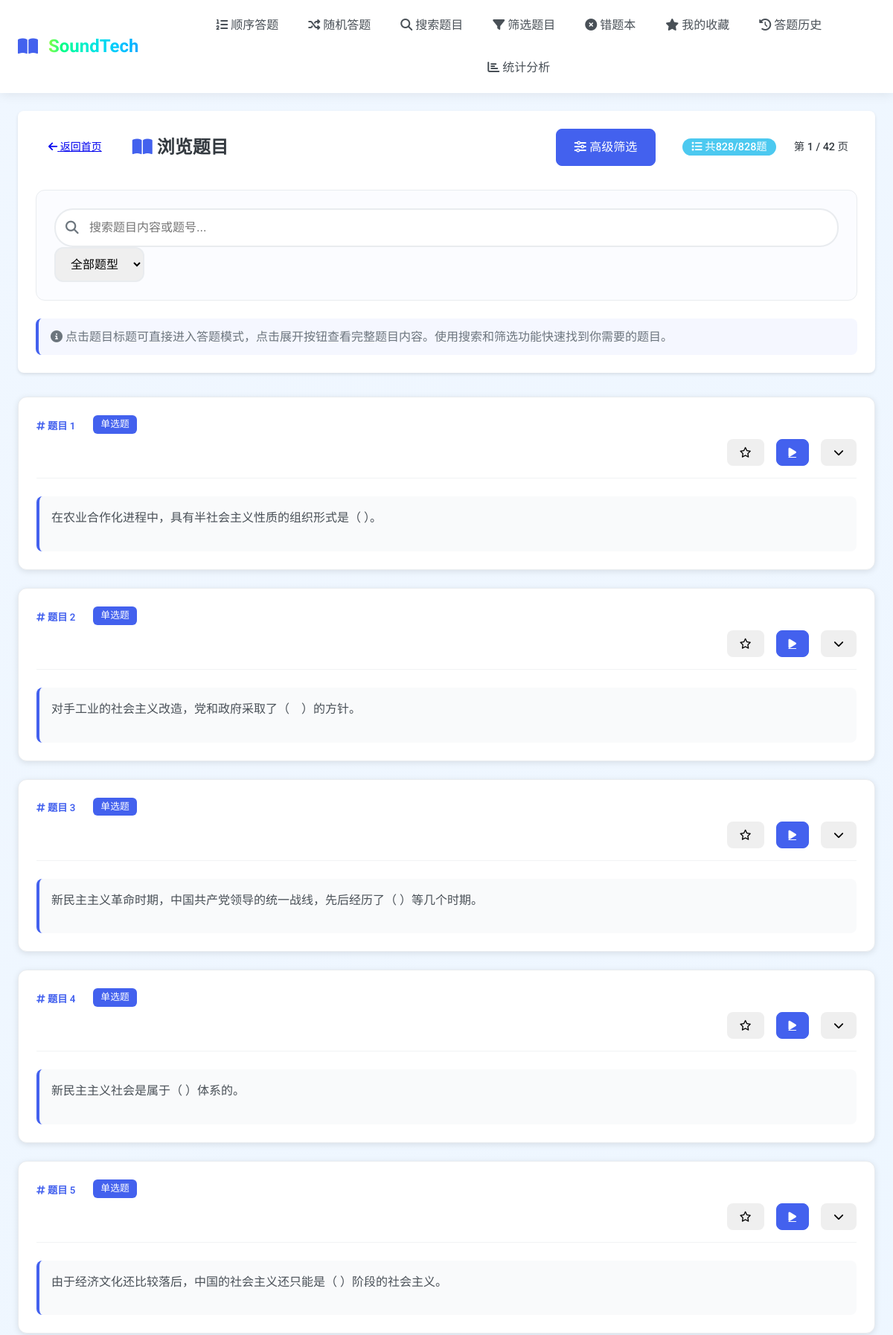
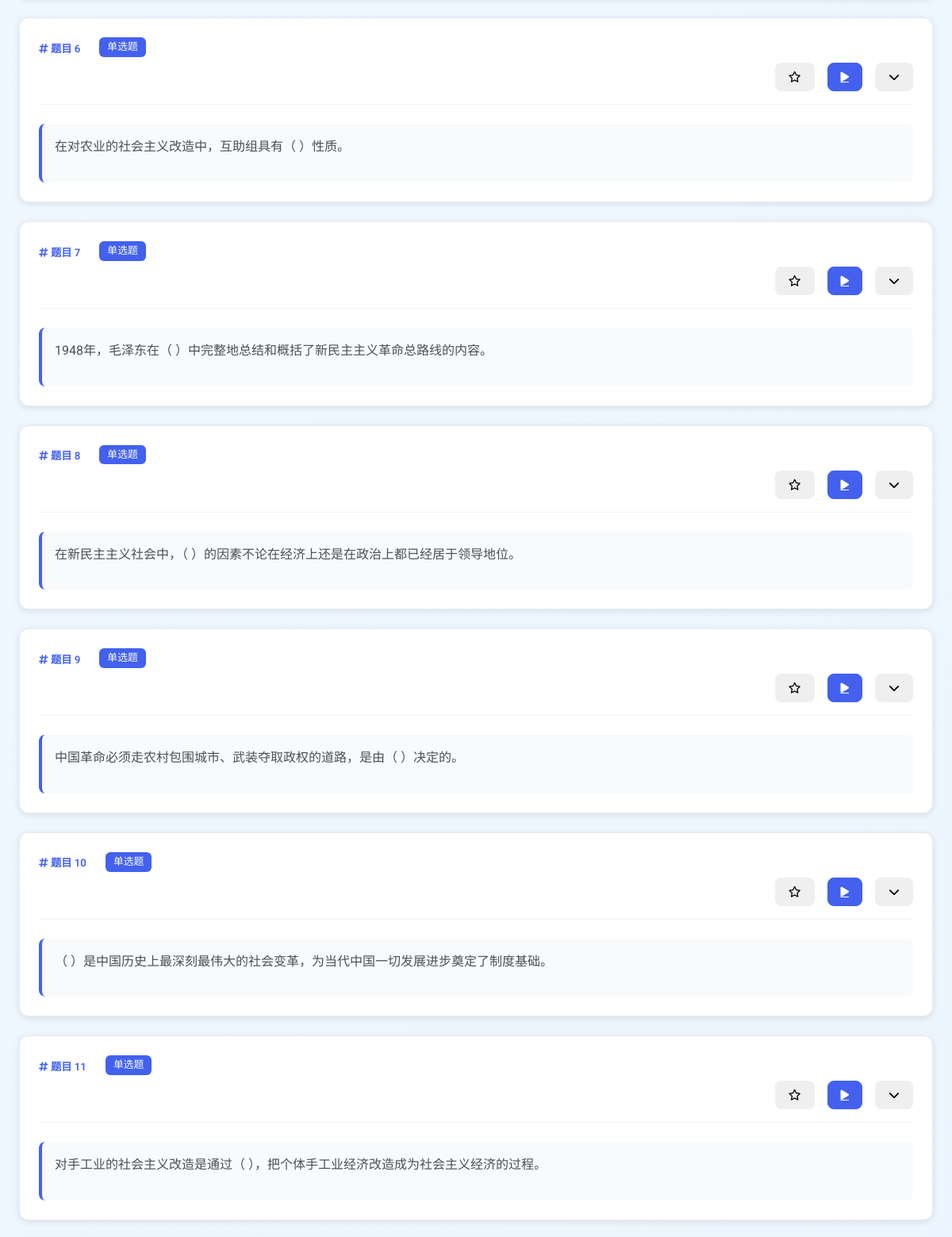
The page /browse (signed in, upper part) on the database its author committed (2 pictures, top to bottom).
### tables this page shows
CREATE TABLE questions (
        id TEXT PRIMARY KEY,
        stem TEXT NOT NULL,
        answer TEXT NOT NULL,
        difficulty TEXT,
        qtype TEXT,
        category TEXT,
        options TEXT, -- JSON stored options
        created_at DATETIME DEFAULT CURRENT_TIMESTAMP
    );

### app.py (the view)
@app.route("/browse")
@login_required
def browse_questions():
    user_id = get_user_id()
    page = request.args.get('page', 1, type=int)
    question_type = request.args.get('type', '')
    search_query = request.args.get('search', '')
    per_page = 20
    where_conditions = []
    params = []
    if question_type and question_type != 'all':
        where_conditions.append('qtype = ?')
        params.append(question_type)
    if search_query:
        where_conditions.append('(stem LIKE ? OR id LIKE ?)')
        params.extend(['%' + search_query + '%', '%' + search_query + '%'])
    where_clause = ' WHERE ' + ' AND '.join(where_conditions) if where_conditions else ''
    count_sql = f'SELECT COUNT(*) as total FROM questions{where_clause}'
    total, questions, available_types = browse_questions_util(count_sql, params, page, per_page, where_clause, user_id)
    total_pages = (total + per_page - 1) // per_page
    has_prev = page > 1
    has_next = page < total_pages
    return render_template("browse.html",
                          questions=questions,
                          total=total,
                          page=page,
                          per_page=per_page,
                          total_pages=total_pages,
                          has_prev=has_prev,
                          has_next=has_next,
                          current_type=question_type,
                          current_search=search_query,
                          available_types=available_types)

### app.py (called while the page is built)
@app.before_request
def log_request_info():
    if request.endpoint not in ['static']:
        app.logger.debug(f"请求: {request.method} {request.url} - IP: {request.remote_addr} - User-Agent: {request.headers.get('User-Agent', 'Unknown')}")

@app.after_request
def log_response_info(response):
    if request.endpoint not in ['static']:
        app.logger.debug(f"响应: {response.status_code} - {request.method} {request.url}")
    return response

### handlers/authentication.py (called while the page is built)
def login_required(function):
    @wraps(function)
    def decorated_function(*args, **kwargs):
        if not is_logged_in():
            flash("请先登录后再访问该页面", "error")
            return redirect(url_for("login", next=request.url))
        return function(*args, **kwargs)
    return decorated_function

def is_logged_in() -> bool:
    return "user_id" in session

def get_user_id() -> int:
    return session.get("user_id")

### handlers/database.py (called while the page is built)
def get_db() -> sqlite3.Connection:
    conn = sqlite3.connect("./static/database.db")
    conn.row_factory = sqlite3.Row
    return conn

### templates/browse.html (shortened to what this page needs)
{% extends 'base.html' %}
{% block content %}
<div class="browse-header mb-4 d-none d-md-block">
    <div class="card">
        <div class="card-body">
            <div class="d-flex justify-content-between align-items-center mb-4">
                <div class="d-flex align-items-center">
                    <a href="{{ url_for('index') }}" class="btn btn-outline-secondary btn-sm me-3">
                        <i class="fas fa-arrow-left"></i> 返回首页
                    </a>
                    <h2 class="mb-0">
                        <i class="fas fa-book-open text-primary"></i> 浏览题目
                    </h2>
                </div>
                <div class="browse-stats">
                    <button class="btn btn-primary me-3" data-bs-toggle="modal" data-bs-target="#advancedFilterModal">
                        <i class="fas fa-sliders-h"></i> 高级筛选
                    </button>
                    <span class="badge badge-info">
                        <i class="fas fa-list"></i> 共<span id="desktop-filtered-count">{{ total }}</span>/{{ total }}题
                    </span>
                    <span class="badge badge-secondary">
                        第 {{ page }} / {{ total_pages }} 页
                    </span>
                </div>
            </div>
            <div class="desktop-search-filter-section mb-3">
                <div class="row g-3 align-items-center">
                    <div class="col-md-6">
                        <div class="desktop-search-container">
                            <div class="position-relative">
                                <input type="text" id="desktopSearchInput" class="form-control desktop-search-input"
                                       placeholder="搜索题目内容或题号..." value="{{ current_search or '' }}">
                                <div class="desktop-search-icon">
                                    <i class="fas fa-search"></i>
                                </div>
                            </div>
                        </div>
                    </div>
                    <div class="col-md-6">
                        <div class="desktop-filter-container">
                            <select class="form-select desktop-filter-select" id="desktopTypeFilter">
                                <option value="all" {% if not current_type or current_type == 'all' %}selected{% endif %}>
                                    <i class="fas fa-filter"></i> 全部题型
                                </option>
                            </select>
                        </div>
                    </div>
                </div>
            </div>
            <div class="browse-info">
                <p class="text-muted mb-0">
                    <i class="fas fa-info-circle"></i>
                    点击题目标题可直接进入答题模式，点击展开按钮查看完整题目内容。使用搜索和筛选功能快速找到你需要的题目。
                </p>
            </div>
        </div>
    </div>
</div>
{% if questions %}
<div class="questions-list d-none d-md-block">
    {% for question in questions %}
    <div class="card question-item mb-3" data-question-id="{{ question.id }}">
        <div class="card-body">
            <div class="question-header d-flex justify-content-between align-items-start mb-3">
                <div class="question-meta d-flex align-items-center flex-wrap">
                    <h5 class="question-title mb-0 me-3">
                        <a href="{{ url_for('show_question', qid=question.id) }}" class="text-decoration-none">
                            <i class="fas fa-hashtag text-primary"></i> 题目 {{ question.id }}
                        </a>
                    </h5>
                    {% if question.type %}
                    <span class="badge badge-primary me-2">{{ question.type }}</span>
                    {% endif %}
                </div>
                <div class="question-actions d-flex align-items-center">
                    {% if question.is_favorite %}
                    <form method="post" action="{{ url_for('unfavorite_question', qid=question.id) }}" class="d-inline me-2">
                        <button type="submit" class="btn btn-sm btn-outline-warning" title="取消收藏">
                            <i class="fas fa-star"></i>
                        </button>
                    </form>
                    {% else %}
                    <form method="post" action="{{ url_for('favorite_question', qid=question.id) }}" class="d-inline me-2">
                        <button type="submit" class="btn btn-sm btn-outline-secondary" title="收藏">
                            <i class="far fa-star"></i>
                        </button>
                    </form>
                    {% endif %}
                    <a href="{{ url_for('show_question', qid=question.id) }}" class="btn btn-sm btn-primary me-2" title="答题">
                        <i class="fas fa-play"></i>
                    </a>
                    <button class="btn btn-sm btn-outline-secondary toggle-expand" title="展开/收起">
                        <i class="fas fa-chevron-down"></i>
                    </button>
                </div>
            </div>
            <div class="question-stem-preview">
                <p class="question-stem-text mb-2">{{ question.stem[:150] }}{% if question.stem|length > 150 %}...{% endif %}</p>
            </div>
        </div>
    </div>
    {% endfor %}
</div>
                {% set start_page = [1, page - 1]|max %}
                {% set end_page = [total_pages, page + 1]|min %}
{% endif %}
{% endblock %}

### static/style.css (style rules this page uses)
:root { --primary-color: #4361ee; --primary-hover: #3a56e7; --secondary-color: #3f8efc; --success-color: #2ec4b6; --danger-color: #e63946; --warning-color: #ffb703; --info-color: #4cc9f0; --light-color: #f8f9fa; --dark-color: #212529; --gray-100: #f8f9fa; --gray-200: #e9ecef; --gray-300: #dee2e6; --gray-400: #ced4da; --gray-500: #adb5bd; --gray-600: #6c757d; --gray-700: #495057; --gray-800: #343a40; --gray-900: #212529; --font-main: 'Roboto', 'Noto Sans SC', sans-serif; --border-radius: 0.5rem; --box-shadow: 0 0.5rem 1rem rgba(0, 0, 0, 0.1); --transition: all 0.3s ease; }
* { box-sizing: border-box; margin: 0; padding: 0; }
html { scroll-behavior: smooth; }
body { font-family: var(--font-main); background: linear-gradient(135deg, #f0f7ff 0%, #eaf5ff 100%); color: var(--gray-800); line-height: 1.6; min-height: 100vh; display: flex; flex-direction: column; }
.card { background-color: white; border-radius: var(--border-radius); box-shadow: var(--box-shadow); padding: 1.5rem; margin-bottom: 1.5rem; transition: var(--transition); }
.form-control { width: 100%; padding: 0.75rem 1rem; font-size: 1rem; line-height: 1.5; color: var(--gray-700); background-color: #fff; background-clip: padding-box; border: 1px solid var(--gray-300); border-radius: var(--border-radius); transition: var(--transition); -webkit-appearance: none; appearance: none; touch-action: manipulation; }
input.form-control { min-height: 2.75rem; }
.btn { display: inline-block; font-weight: 500; text-align: center; white-space: nowrap; vertical-align: middle; user-select: none; border: 1px solid transparent; padding: 0.75rem 1.5rem; font-size: 1rem; line-height: 1.5; border-radius: var(--border-radius); transition: var(--transition); cursor: pointer; touch-action: manipulation; -webkit-tap-highlight-color: transparent; position: relative; overflow: hidden; min-height: 2.75rem; }
.btn::after { content: ''; display: block; position: absolute; width: 100%; height: 100%; top: 0; left: 0; pointer-events: none; background-image: radial-gradient(circle, rgba(255, 255, 255, 0.3) 10%, transparent 10.01%); background-repeat: no-repeat; background-position: 50%; transform: scale(10, 10); opacity: 0; transition: transform 0.5s, opacity 0.8s; }
.btn-primary { color: #fff; background-color: var(--primary-color); border-color: var(--primary-color); }
.btn-sm { padding: 0.5rem 1rem; font-size: 0.875rem; min-height: 2.25rem; }
.badge { display: inline-block; padding: 0.25rem 0.75rem; font-size: 0.875rem; font-weight: 500; line-height: 1; text-align: center; white-space: nowrap; vertical-align: baseline; border-radius: 50rem; }
.badge-primary { background-color: var(--primary-color); color: white; }
.badge-info { background-color: var(--info-color); color: white; }
.question-header { display: flex; justify-content: space-between; align-items: center; margin-bottom: 1.5rem; }
.question-actions { display: flex; justify-content: space-between; align-items: center; margin-top: 2rem; }
.text-decoration-none { text-decoration: none !important; }
.mb-0 { margin-bottom: 0 !important; }
.mb-2 { margin-bottom: 1rem !important; }
.mb-3 { margin-bottom: 1.5rem !important; }
.mb-4 { margin-bottom: 2rem !important; }
.me-2 { margin-right: 1rem !important; }
.me-3 { margin-right: 1.5rem !important; }
.d-none { display: none !important; }
.d-inline { display: inline !important; }
.d-flex { display: flex !important; }
@media (min-width: 768px) { .d-md-block { display: block !important; } }
.flex-wrap { flex-wrap: wrap !important; }
.justify-content-between { justify-content: space-between !important; }
.align-items-start { align-items: flex-start !important; }
.align-items-center { align-items: center !important; }
.text-primary { color: var(--primary-color) !important; }
.text-muted { color: var(--gray-600) !important; }
.position-relative { position: relative !important; }

### rows shown on the page
questions: id "1", type "单选题", stem "在农业合作化进程中，具有半社会主义性质的组织形式是（ ）。"
questions: id "2", type "单选题", stem "对手工业的社会主义改造，党和政府采取了（ ）的方针。"
questions: id "3", type "单选题", stem "新民主主义革命时期，中国共产党领导的统一战线，先后经历了（ ）等几个时期。"
questions: id "4", type "单选题", stem "新民主主义社会是属于（ ）体系的。"
questions: id "5", type "单选题", stem "由于经济文化还比较落后，中国的社会主义还只能是（ ）阶段的社会主义。"
questions: id "6", type "单选题", stem "在对农业的社会主义改造中，互助组具有（ ）性质。"
questions: id "7", type "单选题", stem "1948年，毛泽东在（ ）中完整地总结和概括了新民主主义革命总路线的内容。"
questions: id "8", type "单选题", stem "在新民主主义社会中，（ ）的因素不论在经济上还是在政治上都已经居于领导地位。"
questions: id "9", type "单选题", stem "中国革命必须走农村包围城市、武装夺取政权的道路，是由（ ）决定的。"
questions: id "10", type "单选题", stem "（ ）是中国历史上最深刻最伟大的社会变革，为当代中国一切发展进步奠定了制度基础。"
questions: id "11", type "单选题", stem "对手工业的社会主义改造是通过（ ），把个体手工业经济改造成为社会主义经济的过程。"

### other values the page prints
{{ total }} "828"
{{ page }} "1"
{{ total_pages }} "42"
